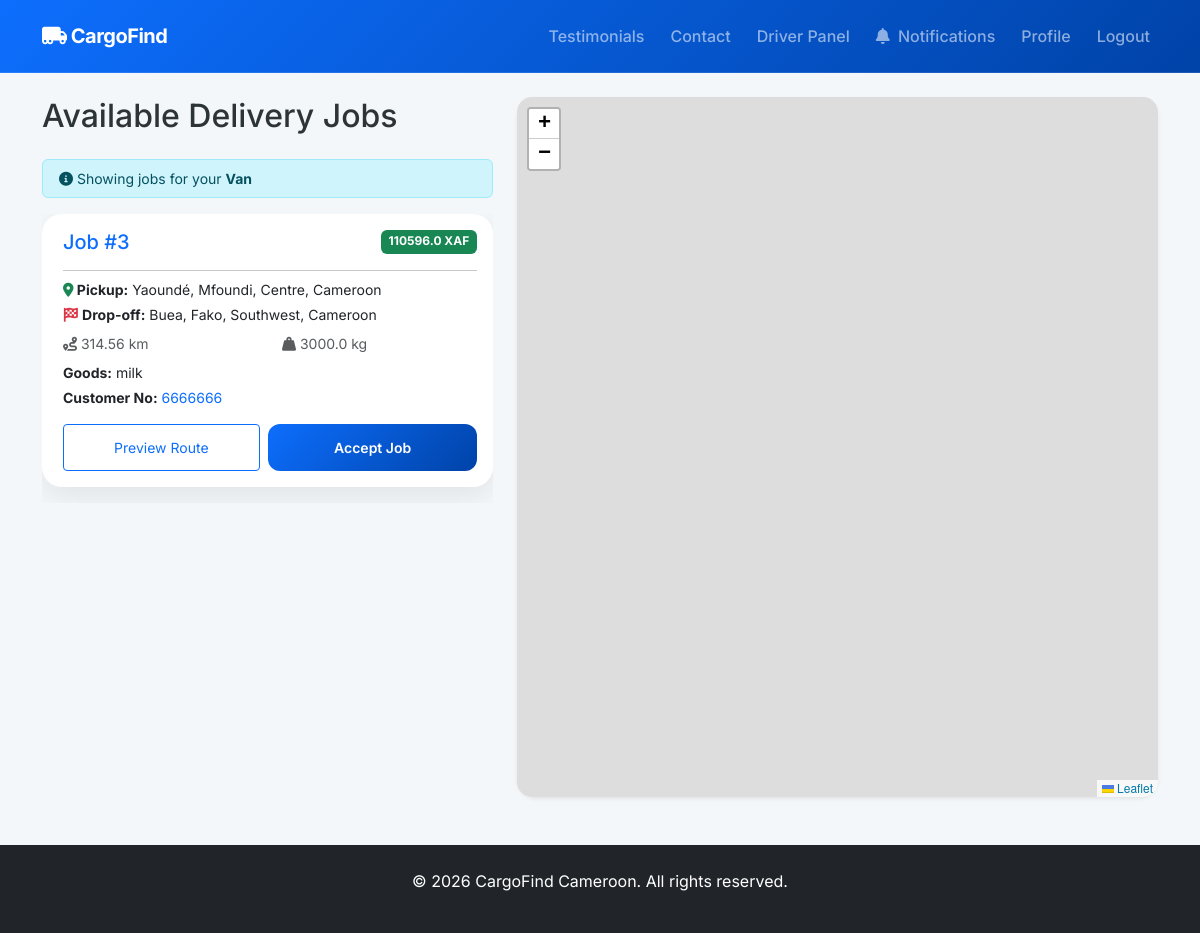
Before: /driver/jobs (signed in) with the older database file.
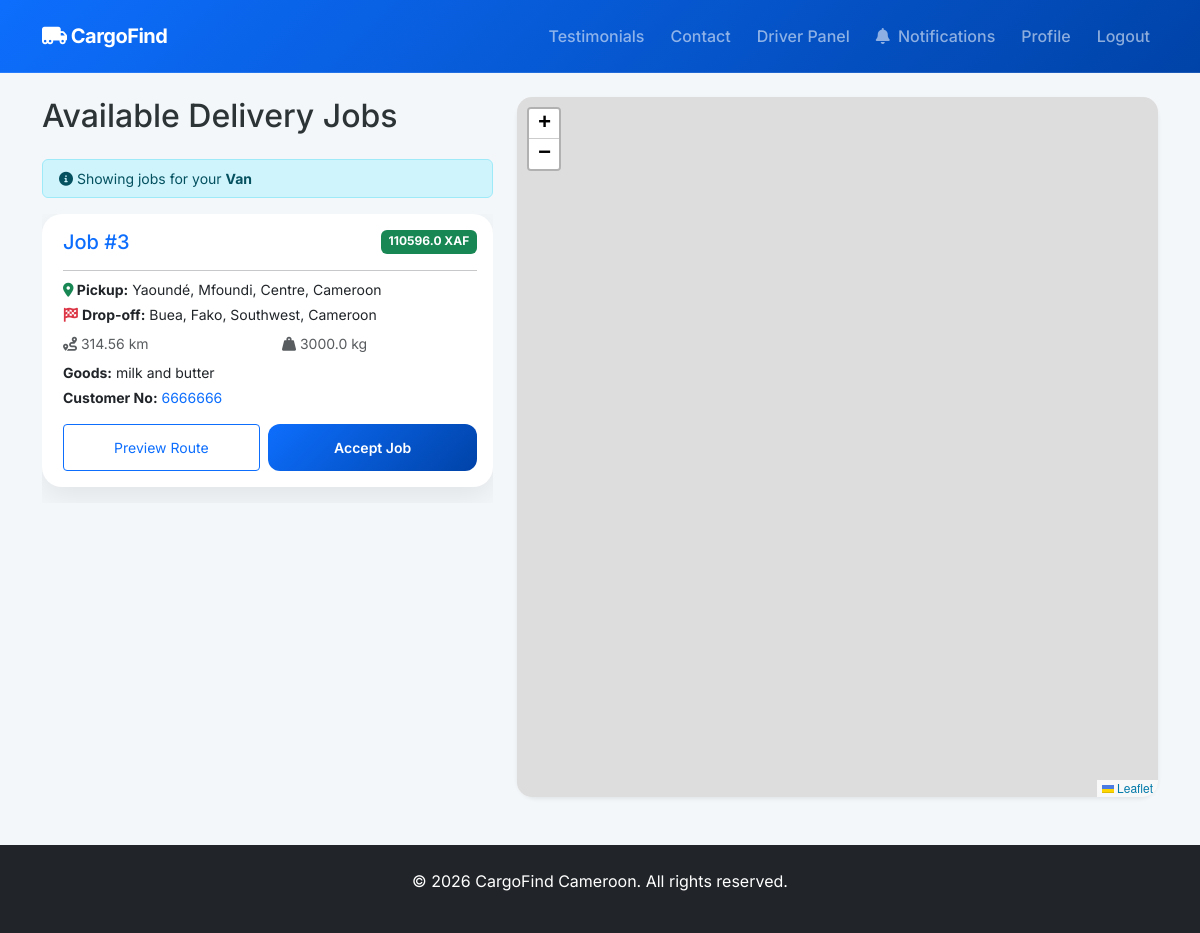
After: the same page with the newer database file.
### models.py (models this page shows, shortened)
class Delivery(db.Model):
    id = db.Column(db.Integer, primary_key=True)
    customer_id = db.Column(db.Integer, db.ForeignKey('user.id'), nullable=False)
    driver_id = db.Column(db.Integer, db.ForeignKey('user.id'))
    pickup_location = db.Column(db.String(200), nullable=False)
    pickup_lat = db.Column(db.Float)
    pickup_lng = db.Column(db.Float)
    dropoff_location = db.Column(db.String(200), nullable=False)
    dropoff_lat = db.Column(db.Float)
    dropoff_lng = db.Column(db.Float)
    goods_description = db.Column(db.Text, nullable=False)
    pickup_time = db.Column(db.DateTime, default=datetime.utcnow)
    special_instructions = db.Column(db.Text)
    weight = db.Column(db.Float)
    vehicle_type = db.Column(db.String(50)) # Type of vehicle required
    distance_km = db.Column(db.Float)
    estimated_time = db.Column(db.String(50))
    total_cost = db.Column(db.Float)
    status = db.Column(db.String(50), default='Pending')
    created_at = db.Column(db.DateTime, default=datetime.utcnow)
    payment_status = db.Column(db.String(20), default='Unpaid') # Unpaid, Paid
    payment_method = db.Column(db.String(50)) # MoMo, Orange, Cash
    rating = db.Column(db.Integer)
    feedback = db.Column(db.Text)

class User(UserMixin, db.Model):
    id = db.Column(db.Integer, primary_key=True)
    email = db.Column(db.String(120), unique=True, nullable=False)
    phone = db.Column(db.String(20), unique=True, nullable=False)
    password_hash = db.Column(db.String(255), nullable=False)
    full_name = db.Column(db.String(100), nullable=False)
    address = db.Column(db.String(200))
    role = db.Column(db.String(20), nullable=False) # 'customer', 'driver', 'admin'
    vehicle_type = db.Column(db.String(50)) # 'car', 'van', 'truck'
    vehicle_id = db.Column(db.String(50))
    is_active = db.Column(db.Boolean, default=True)
    is_approved = db.Column(db.Boolean, default=False) # Admin approval
    current_lat = db.Column(db.Float)
    current_lng = db.Column(db.Float)
    deliveries_as_customer = db.relationship('Delivery', backref='customer', foreign_keys='Delivery.customer_id')
    deliveries_as_driver = db.relationship('Delivery', backref='driver', foreign_keys='Delivery.driver_id')
    notifications = db.relationship('Notification', backref='user', lazy=True)
    wallet = db.relationship('Wallet', backref='user', uselist=False)

### app.py (the view)
@app.route('/driver/jobs')
@login_required
def available_jobs():
    if current_user.role != 'driver':
        return redirect(url_for('index'))
    if not current_user.is_approved:
        flash('You must be approved by an administrator before you can accept jobs.')
        return redirect(url_for('driver_dashboard'))
    active_job = Delivery.query.filter_by(driver_id=current_user.id).filter(Delivery.status.in_(['Accepted', 'Picked Up', 'In Transit', 'Traffic Delay'])).first()
    jobs = Delivery.query.filter_by(status='Pending', vehicle_type=current_user.vehicle_type).all()
    general_jobs = Delivery.query.filter_by(status='Pending', vehicle_type=None).all()
    all_jobs = jobs + general_jobs
    return render_template('driver/jobs.html', jobs=all_jobs, is_busy=active_job is not None)

### app.py (called while the page is built)
@login_manager.user_loader
def load_user(user_id):
    return User.query.get(int(user_id))

### templates/driver/jobs.html (shortened to what this page needs)
{% extends "base.html" %}
{% block content %}
<div class="row">
    <div class="col-md-5">
        <h2 class="mb-4">Available Delivery Jobs</h2>
        <div class="alert alert-info py-2 small">
            <i class="fas fa-info-circle"></i> Showing jobs for your <strong>{{ current_user.vehicle_type | capitalize }}</strong>
        </div>
        <div id="jobList" class="overflow-auto" style="max-height: 700px;">
            {% for job in jobs %}
            <div class="card mb-3 job-card" id="job-{{ job.id }}"
                 data-lat="{{ job.pickup_lat }}" data-lng="{{ job.pickup_lng }}"
                 data-dlat="{{ job.dropoff_lat }}" data-dlng="{{ job.dropoff_lng }}">
                <div class="card-body">
                    <div class="d-flex justify-content-between">
                        <h5 class="card-title text-primary">Job #{{ job.id }}</h5>
                        <span class="badge bg-success h5">{{ job.total_cost }} XAF</span>
                    </div>
                    <hr class="my-2">
                    <div class="mb-2 small">
                        <p class="mb-1"><strong><i class="fas fa-map-marker-alt text-success"></i> Pickup:</strong> {{ job.pickup_location }}</p>
                        <p class="mb-1"><strong><i class="fas fa-flag-checkered text-danger"></i> Drop-off:</strong> {{ job.dropoff_location }}</p>
                    </div>
                    <div class="row small text-muted mb-2">
                        <div class="col-6"><i class="fas fa-route"></i> {{ job.distance_km }} km</div>
                        <div class="col-6"><i class="fas fa-weight-hanging"></i> {{ job.weight }} kg</div>
                    </div>
                    <p class="small mb-1"><strong>Goods:</strong> {{ job.goods_description }}</p>
                    <p class="small mb-3"><strong>Customer No:</strong> <a href="tel:{{ job.customer.phone }}" class="text-decoration-none">{{ job.customer.phone }}</a></p>
                    <div class="d-flex gap-2">
                        <button onclick="previewJob({{ job.id }})" class="btn btn-sm btn-outline-primary flex-grow-1">Preview Route</button>
                        {% if is_busy %}
                            <button class="btn btn-sm btn-secondary flex-grow-1" disabled title="Complete your current job first">Accept Job</button>
                        {% else %}
                            <a href="{{ url_for('accept_job', delivery_id=job.id) }}" class="btn btn-sm btn-primary flex-grow-1">Accept Job</a>
                        {% endif %}
                    </div>
                </div>
            </div>
            {% else %}
            <div class="text-center py-5">
                <p class="lead text-muted">No pending jobs for your vehicle type.</p>
            </div>
            {% endfor %}
        </div>
    </div>
    <div class="col-md-7">
        <div class="card shadow-sm sticky-top" style="top: 20px; z-index: 1000;">
            <div id="jobMap" style="height: 700px; border-radius: 15px;"></div>
        </div>
    </div>
</div>
{% endblock %}
{% block scripts %}
<link rel="stylesheet" href="https://unpkg.com/leaflet-routing-machine@3.2.12/dist/leaflet-routing-machine.css" />
{% endblock %}

Changed rows visible on the page:
changed Delivery "Yaoundé, Mfoundi, Centre, Cameroon": goods_description "milk" → "milk and butter"
